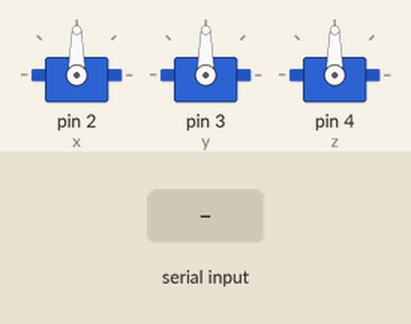
This sketch was run on a simulated Arduino Uno, built with avr-gcc and run on an emulated ATmega328P. Parts: 3 × servo. The test bench sets the inputs (shaded band).

Above: at 1.2 s.
1.3 s: "90,45,200\n" received over Serial
At 2.2 s:
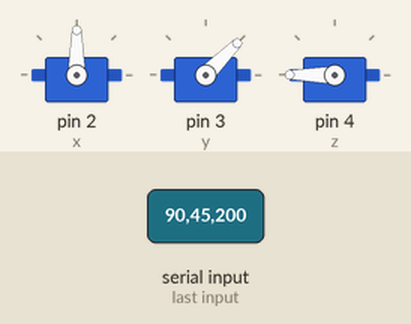
2.8 s: "30,150,10\n" received over Serial
At 3.4 s:
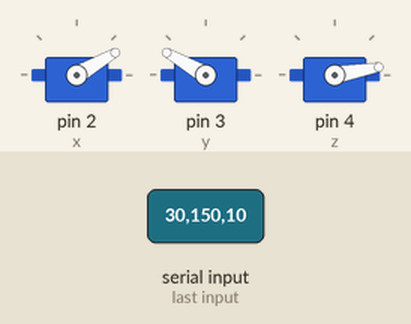
4.3 s: "1,90,45\n" received over Serial
At 5.6 s:
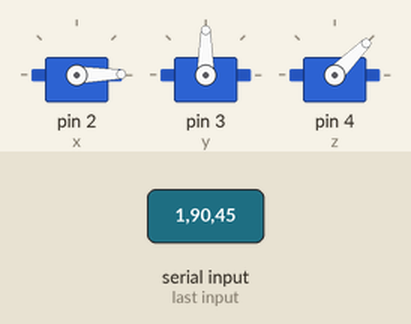
Timing chart, 0 to 7.3 s (numbered marks = the images above; inputs shaded):
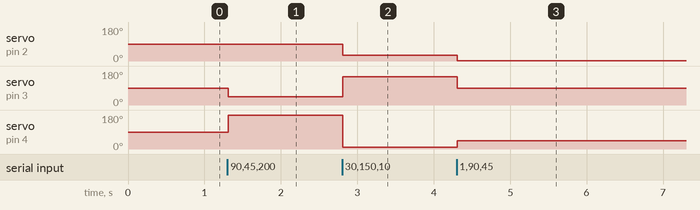

The sketch:

arduino_stringserialinput.ino
```cpp
#include <Servo.h>
Servo x;
Servo y;
Servo z;

void setup() {
  // initialize serial:
  Serial.begin(9600);

  // attach servos
  x.attach(2);
  y.attach(3);
  z.attach(4);
}

void loop() {

  while (Serial.available() > 0) {

    // look for the next valid integer in the incoming serial stream:
    int thing1 = Serial.parseInt();
    // do it again:
    int thing2 = Serial.parseInt();
    // do it again:
    int thing3 = Serial.parseInt();

    // look for the newline. That's the end of your sentence:
    if (Serial.read() == '\n') {

      // great, lets move some servos
      x.write(thing1);
      y.write(thing2);
      z.write(thing3);

    }
  }
}
```

Measured:
- after the input at 1.3 s, servo on pin 3 (y): 90° → 45° at once; servo on pin 4 (z): 90° → 180° at once
- after the input at 2.8 s, servo on pin 2 (x): 90° → 30° at once; servo on pin 3 (y): 45° → 150° at once; servo on pin 4 (z): 180° → 10° at once
- after the input at 4.3 s, servo on pin 2 (x): 30° → 1° at once; servo on pin 3 (y): 150° → 90° at once; servo on pin 4 (z): 10° → 45° at once
